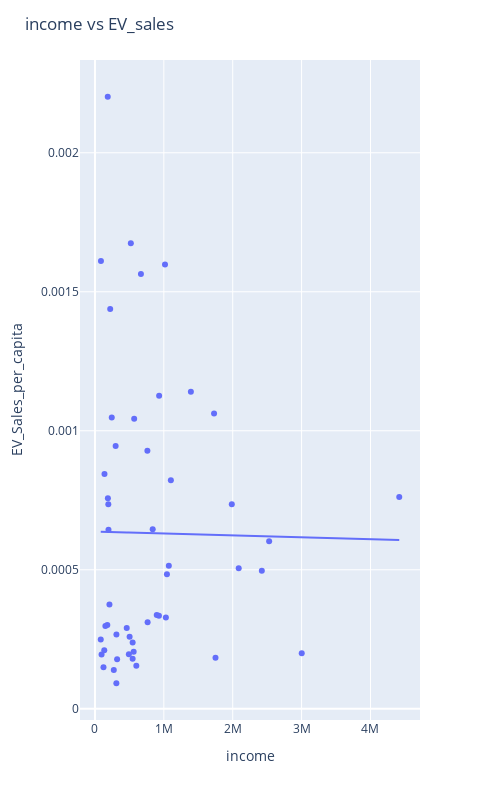

Notebook cell for this chart:
### Markdown cell above
# Income

### Code cell
fig = px.scatter(df_economic, x=df_economic['income'], y=df_economic['EV_Sales_per_capita'],trendline='ols')
fig.layout.update(
    width=500,
    height=800,
    title_text = 'income vs EV_sales')
fig.show()
